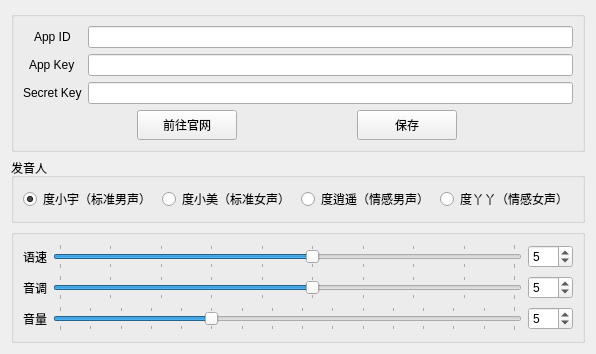
         <widget class="QWidget" name="baidu">
          <attribute name="title">
           <string>百度云</string>
          </attribute>
          <layout class="QVBoxLayout" name="verticalLayout_3">
           <item>
            <widget class="QGroupBox" name="groupBox_4">
             <property name="title">
              <string/>
             </property>
             <layout class="QVBoxLayout" name="verticalLayout">
              <item>
               <layout class="QFormLayout" name="formLayout">
                <property name="labelAlignment">
                 <set>Qt::AlignCenter</set>
                </property>
                <item row="0" column="0">
                 <widget class="QLabel" name="lable_app_id">
                  <property name="text">
                   <string>App ID</string>
                  </property>
                 </widget>
                </item>
                <item row="0" column="1">
                 <widget class="QLineEdit" name="app_id_bd">
                  <property name="clearButtonEnabled">
                   <bool>false</bool>
                  </property>
                 </widget>
                </item>
                <item row="1" column="0">
                 <widget class="QLabel" name="lable_app_key">
                  <property name="text">
                   <string>App Key</string>
                  </property>
                 </widget>
                </item>
                <item row="1" column="1">
                 <widget class="QLineEdit" name="app_key_bd">
                  <property name="clearButtonEnabled">
                   <bool>false</bool>
                  </property>
                 </widget>
                </item>
                <item row="2" column="0">
                 <widget class="QLabel" name="lable_secret_key">
                  <property name="text">
                   <string>Secret Key</string>
                  </property>
                 </widget>
                </item>
                <item row="2" column="1">
                 <widget class="QLineEdit" name="secret_key_bd">
                  <property name="echoMode">
                   <enum>QLineEdit::PasswordEchoOnEdit</enum>
                  </property>
                  <property name="clearButtonEnabled">
                   <bool>false</bool>
                  </property>
                 </widget>
                </item>
               </layout>
              </item>
              <item>
               <layout class="QHBoxLayout" name="horizontalLayout_3">
                <item>
                 <widget class="QPushButton" name="baiduapi">
                  <property name="sizePolicy">
                   <sizepolicy hsizetype="Fixed" vsizetype="Fixed">
                    <horstretch>0</horstretch>
                    <verstretch>0</verstretch>
                   </sizepolicy>
                  </property>
                  <property name="minimumSize">
                   <size>
                    <width>100</width>
                    <height>30</height>
                   </size>
                  </property>
                  <property name="text">
                   <string>前往官网</string>
                  </property>
                 </widget>
                </item>
                <item>
                 <widget class="QPushButton" name="save_bd">
                  <property name="sizePolicy">
                   <sizepolicy hsizetype="Fixed" vsizetype="Fixed">
                    <horstretch>0</horstretch>
                    <verstretch>0</verstretch>
                   </sizepolicy>
                  </property>
                  <property name="minimumSize">
                   <size>
                    <width>100</width>
                    <height>30</height>
                   </size>
                  </property>
                  <property name="statusTip">
                   <string>必须先保存</string>
                  </property>
                  <property name="styleSheet">
                   <string notr="true"/>
                  </property>
                  <property name="text">
                   <string>保存</string>
                  </property>
                 </widget>
                </item>
               </layout>
              </item>
             </layout>
            </widget>
           </item>
           <item>
            <widget class="QGroupBox" name="person">
             <property name="sizePolicy">
              <sizepolicy hsizetype="Preferred" vsizetype="Preferred">
               <horstretch>0</horstretch>
               <verstretch>1</verstretch>
              </sizepolicy>
             </property>
             <property name="title">
              <string>发音人</string>
             </property>
             <layout class="QHBoxLayout" name="horizontalLayout_5">
              <item>
               <widget class="QRadioButton" name="per_1">
                <property name="text">
                 <string>度小宇（标准男声）</string>
                </property>
                <property name="checked">
                 <bool>true</bool>
                </property>
                <attribute name="buttonGroup">
                 <string notr="true">per</string>
                </attribute>
               </widget>
              </item>
              <item>
               <widget class="QRadioButton" name="per_0">
                <property name="text">
                 <string>度小美（标准女声）</string>
                </property>
                <property name="checked">
                 <bool>false</bool>
                </property>
                <attribute name="buttonGroup">
                 <string notr="true">per</string>
                </attribute>
               </widget>
              </item>
              <item>
               <widget class="QRadioButton" name="per_3">
                <property name="text">
                 <string>度逍遥（情感男声）</string>
                </property>
                <attribute name="buttonGroup">
                 <string notr="true">per</string>
                </attribute>
               </widget>
              </item>
              <item>
               <widget class="QRadioButton" name="per_4">
                <property name="text">
                 <string>度丫丫（情感女声）</string>
                </property>
                <attribute name="buttonGroup">
                 <string notr="true">per</string>
                </attribute>
               </widget>
              </item>
             </layout>
            </widget>
           </item>
           <item>
            <widget class="QGroupBox" name="groupBox_3">
             <property name="title">
              <string/>
             </property>
             <layout class="QVBoxLayout" name="verticalLayout_11">
              <item>
               <layout class="QHBoxLayout" name="horizontalLayout_14">
                <item>
                 <widget class="QLabel" name="label_5">
                  <property name="text">
                   <string>语速</string>
                  </property>
                  <property name="alignment">
                   <set>Qt::AlignLeading|Qt::AlignLeft|Qt::AlignVCenter</set>
                  </property>
                 </widget>
                </item>
                <item>
                 <widget class="QSlider" name="spd_bd">
                  <property name="maximum">
                   <number>9</number>
                  </property>
                  <property name="value">
                   <number>5</number>
                  </property>
                  <property name="orientation">
                   <enum>Qt::Horizontal</enum>
                  </property>
                  <property name="tickPosition">
                   <enum>QSlider::TicksBothSides</enum>
                  </property>
                 </widget>
                </item>
                <item>
                 <widget class="QSpinBox" name="spd_spin_bd">
                  <property name="minimumSize">
                   <size>
                    <width>45</width>
                    <height>0</height>
                   </size>
                  </property>
                  <property name="maximum">
                   <number>9</number>
                  </property>
                  <property name="value">
                   <number>5</number>
                  </property>
                 </widget>
                </item>
               </layout>
              </item>
              <item>
               <layout class="QHBoxLayout" name="horizontalLayout_15">
                <item>
                 <widget class="QLabel" name="label_6">
                  <property name="sizePolicy">
                   <sizepolicy hsizetype="Preferred" vsizetype="Preferred">
                    <horstretch>0</horstretch>
                    <verstretch>0</verstretch>
                   </sizepolicy>
                  </property>
                  <property name="text">
                   <string>音调</string>
                  </property>
                  <property name="alignment">
                   <set>Qt::AlignCenter</set>
                  </property>
                 </widget>
                </item>
                <item>
                 <widget class="QSlider" name="pit_bd">
                  <property name="maximum">
                   <number>9</number>
                  </property>
                  <property name="value">
                   <number>5</number>
                  </property>
                  <property name="orientation">
                   <enum>Qt::Horizontal</enum>
                  </property>
                  <property name="tickPosition">
                   <enum>QSlider::TicksBothSides</enum>
                  </property>
                 </widget>
                </item>
                <item>
                 <widget class="QSpinBox" name="pit_spin_bd">
                  <property name="minimumSize">
                   <size>
                    <width>45</width>
                    <height>0</height>
                   </size>
                  </property>
                  <property name="maximum">
                   <number>9</number>
                  </property>
                  <property name="value">
                   <number>5</number>
                  </property>
                 </widget>
                </item>
               </layout>
              </item>
              <item>
               <layout class="QHBoxLayout" name="horizontalLayout_16">
                <item>
                 <widget class="QLabel" name="label_7">
                  <property name="text">
                   <string>音量</string>
                  </property>
                 </widget>
                </item>
                <item>
                 <widget class="QSlider" name="vol_bd">
                  <property name="maximum">
                   <number>15</number>
                  </property>
                  <property name="pageStep">
                   <number>10</number>
                  </property>
                  <property name="value">
                   <number>5</number>
                  </property>
                  <property name="orientation">
                   <enum>Qt::Horizontal</enum>
                  </property>
                  <property name="tickPosition">
                   <enum>QSlider::TicksBothSides</enum>
                  </property>
                 </widget>
                </item>
                <item>
                 <widget class="QSpinBox" name="vol_spin_bd">
                  <property name="minimumSize">
                   <size>
                    <width>45</width>
                    <height>0</height>
                   </size>
                  </property>
                  <property name="maximum">
                   <number>15</number>
                  </property>
                  <property name="value">
                   <number>5</number>
                  </property>
                 </widget>
                </item>
               </layout>
              </item>
             </layout>
            </widget>
           </item>
          </layout>
         </widget>
